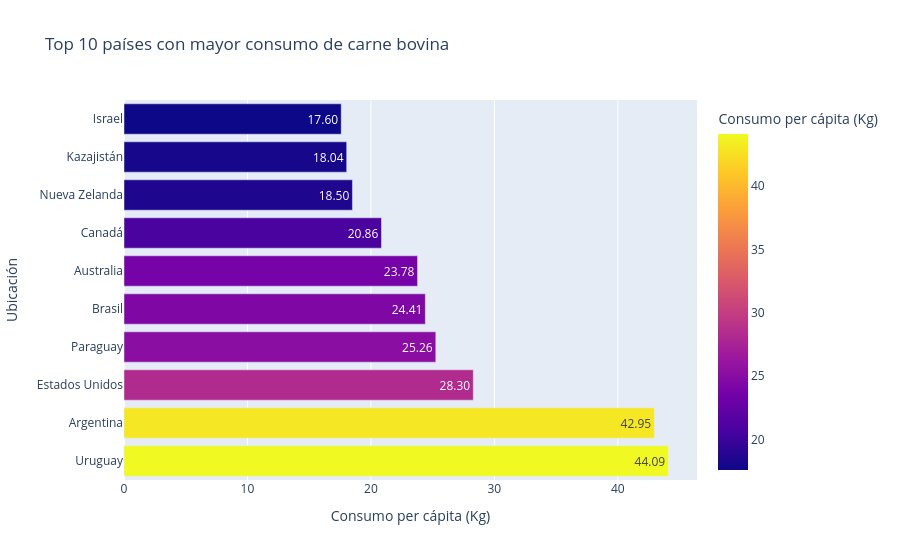

The notebook cell saved with this chart:
### Code cell
df["Ubicación"] = df["LOCATION"].map(traduccion_paises)

top10 = (
    df[df["SUBJECT"] == "BEEF"]
    .groupby("Ubicación")["KG_CAP"]
    .mean()
    .sort_values(ascending=False)
    .head(10)
    .reset_index()
)

fig_top10 = px.bar(
    top10,
    x="KG_CAP",
    y="Ubicación",
    orientation="h",
    color="KG_CAP",
    text="KG_CAP",
    title="Top 10 países con mayor consumo de carne bovina",
    labels={
        "KG_CAP": "Consumo per cápita (Kg)",
        "Ubicación": "Ubicación"
    }
)

# Formato de etiquetas y tooltip
fig_top10.update_traces(
    texttemplate="%{x:.2f}",
    hovertemplate="<b>%{y}</b><br>Consumo: %{x:.2f} Kg per cápita<extra></extra>"
)

fig_top10.show()

### Figure 1 — Plotly figure (JSON) as saved in the notebook; plotly's stock layout.template omitted (floating-point values rounded to 4 significant figures)
{"data": [{"hovertemplate": "<b>%{y}</b><br>Consumo: %{x:.2f} Kg per cápita<extra></extra>", "legendgroup": "", "marker": {"color": [44.09, 42.95, 28.3, 25.26, 24.41, 23.78, 20.86, 18.5, 18.04, 17.6], "coloraxis": "coloraxis", "pattern": {"shape": ""}}, "name": "", "orientation": "h", "showlegend": false, "text": [44.09, 42.95, 28.3, 25.26, 24.41, 23.78, 20.86, 18.5, 18.04, 17.6], "textposition": "auto", "texttemplate": "%{x:.2f}", "type": "bar", "x": [44.09, 42.95, 28.3, 25.26, 24.41, 23.78, 20.86, 18.5, 18.04, 17.6], "xaxis": "x", "y": ["Uruguay", "Argentina", "Estados Unidos", "Paraguay", "Brasil", "Australia", "Canadá", "Nueva Zelanda", "Kazajistán", "Israel"], "yaxis": "y"}], "layout": {"barmode": "relative", "coloraxis": {"colorbar": {"title": {"text": "Consumo per cápita (Kg)"}}, "colorscale": [[0, "#0d0887"], [0.1111, "#46039f"], [0.2222, "#7201a8"], [0.3333, "#9c179e"], [0.4444, "#bd3786"], [0.5556, "#d8576b"], [0.6667, "#ed7953"], [0.7778, "#fb9f3a"], [0.8889, "#fdca26"], [1, "#f0f921"]]}, "legend": {"tracegroupgap": 0}, "title": {"text": "Top 10 países con mayor consumo de carne bovina"}, "xaxis": {"anchor": "y", "domain": [0, 1], "title": {"text": "Consumo per cápita (Kg)"}}, "yaxis": {"anchor": "x", "domain": [0, 1], "title": {"text": "Ubicación"}}}}
